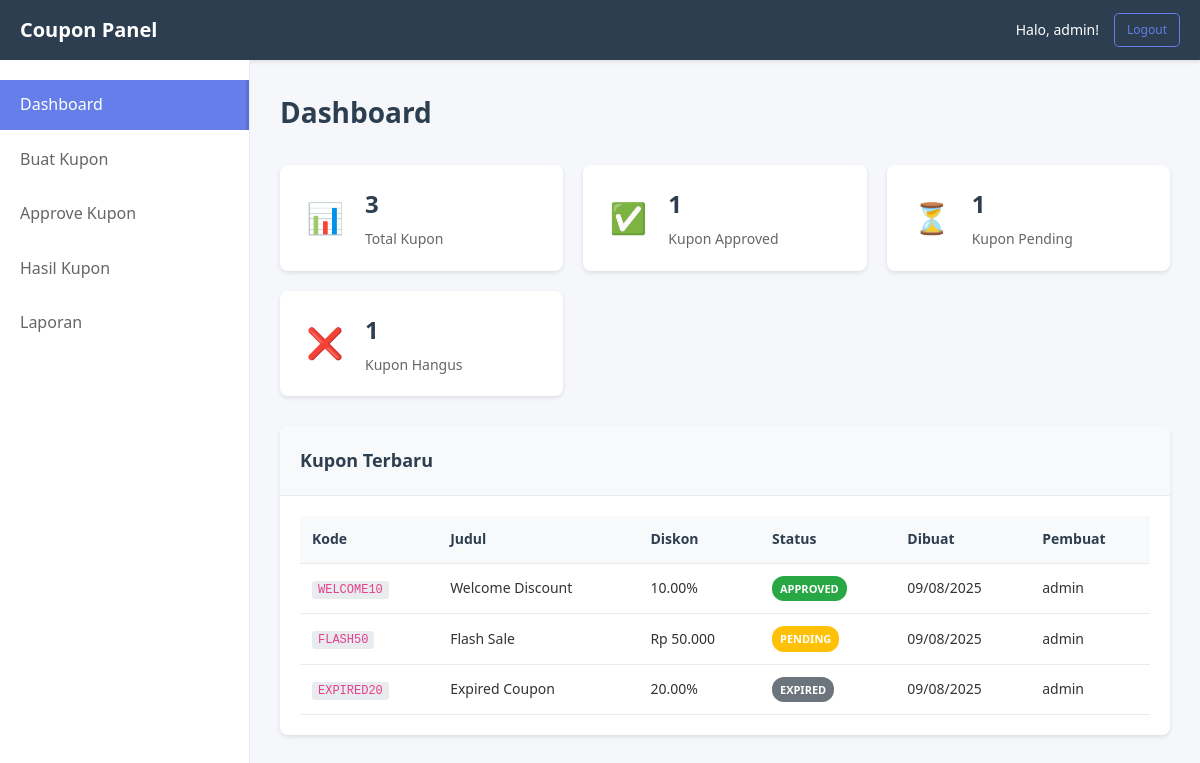
/dashboard.php (signed in), run on the app's committed database.
### tables this page shows
CREATE TABLE users (
    id INT AUTO_INCREMENT PRIMARY KEY,
    username VARCHAR(50) NOT NULL UNIQUE,
    password VARCHAR(255) NOT NULL,
    email VARCHAR(100),
    created_at TIMESTAMP DEFAULT CURRENT_TIMESTAMP
);

CREATE TABLE coupons (
    id INT AUTO_INCREMENT PRIMARY KEY,
    code VARCHAR(50) NOT NULL UNIQUE,
    title VARCHAR(100) NOT NULL,
    description TEXT,
    discount_type ENUM('percentage', 'fixed') NOT NULL,
    discount_value DECIMAL(10,2) NOT NULL,
    min_order DECIMAL(10,2) DEFAULT 0,
    max_usage INT DEFAULT 1,
    current_usage INT DEFAULT 0,
    status ENUM('pending', 'approved', 'rejected', 'expired') DEFAULT 'pending',
    start_date DATE NOT NULL,
    end_date DATE NOT NULL,
    created_by INT NOT NULL,
    created_at TIMESTAMP DEFAULT CURRENT_TIMESTAMP,
    updated_at TIMESTAMP DEFAULT CURRENT_TIMESTAMP ON UPDATE CURRENT_TIMESTAMP,
    approved_by INT NULL,
    approved_at TIMESTAMP NULL,
    FOREIGN KEY (created_by) REFERENCES users(id),
    FOREIGN KEY (approved_by) REFERENCES users(id)
);

### auth.php (called while the page is built, shortened)
<?php
require_once 'db.php';
function getCurrentUser() {
    global $pdo;
    try {
        $stmt = $pdo->prepare("SELECT * FROM users WHERE id = ?");
        $stmt->execute([$_SESSION['user_id']]);
        return $stmt->fetch(PDO::FETCH_ASSOC);
    } catch(PDOException $e) {
        return null;
    }
}
?>

### db.php (called while the page is built, shortened)
<?php
function formatCurrency($amount) {
    return 'Rp ' . number_format($amount, 0, ',', '.');
}
function formatDate($date) {
    return date('d/m/Y', strtotime($date));
}
?>

### dashboard.php (the view, shortened to what this page needs)
<?php
require_once 'auth.php';
try {
    $stmt = $pdo->prepare("SELECT COUNT(*) as total FROM coupons");
    $stmt->execute();
    $totalCoupons = $stmt->fetch()['total'];
    $stmt = $pdo->prepare("SELECT COUNT(*) as total FROM coupons WHERE status = 'approved'");
    $stmt->execute();
    $approvedCoupons = $stmt->fetch()['total'];
    $stmt = $pdo->prepare("SELECT COUNT(*) as total FROM coupons WHERE status = 'pending'");
    $stmt->execute();
    $pendingCoupons = $stmt->fetch()['total'];
    $stmt = $pdo->prepare("SELECT COUNT(*) as total FROM coupons WHERE status = 'expired'");
    $stmt->execute();
    $expiredCoupons = $stmt->fetch()['total'];
    $stmt = $pdo->prepare("
        SELECT c.*, u.username as creator
        FROM coupons c
        JOIN users u ON c.created_by = u.id
        ORDER BY c.created_at DESC
        LIMIT 5
    ");
    $stmt->execute();
    $recentCoupons = $stmt->fetchAll();
} catch(PDOException $e) {
    die("Error: " . $e->getMessage());
}
$user = getCurrentUser();
?>
<!DOCTYPE html>
<html lang="id">
<head>
    <link rel="stylesheet" href="style.css">
</head>
<body>
    <nav class="navbar">
        <div class="nav-brand">
            <h2>Coupon Panel</h2>
        </div>
        <div class="nav-user">
            <span>Halo, <?php echo htmlspecialchars($user['username']); ?>!</span>
            <a href="logout.php" class="btn btn-sm btn-outline">Logout</a>
        </div>
    </nav>
    <div class="container">
        <div class="sidebar">
            <ul class="nav-menu">
                <li><a href="dashboard.php" class="active">Dashboard</a></li>
                <li><a href="create_coupon.php">Buat Kupon</a></li>
                <li><a href="approve_coupon.php">Approve Kupon</a></li>
                <li><a href="result.php">Hasil Kupon</a></li>
                <li><a href="report.php">Laporan</a></li>
            </ul>
        </div>
        <div class="main-content">
            <h1>Dashboard</h1>
            <div class="stats-grid">
                <div class="stat-card">
                    <div class="stat-icon">📊</div>
                    <div class="stat-info">
                        <h3><?php echo $totalCoupons; ?></h3>
                        <p>Total Kupon</p>
                    </div>
                </div>
                <div class="stat-card">
                    <div class="stat-icon">✅</div>
                    <div class="stat-info">
                        <h3><?php echo $approvedCoupons; ?></h3>
                        <p>Kupon Approved</p>
                    </div>
                </div>
                <div class="stat-card">
                    <div class="stat-icon">⏳</div>
                    <div class="stat-info">
                        <h3><?php echo $pendingCoupons; ?></h3>
                        <p>Kupon Pending</p>
                    </div>
                </div>
                <div class="stat-card">
                    <div class="stat-icon">❌</div>
                    <div class="stat-info">
                        <h3><?php echo $expiredCoupons; ?></h3>
                        <p>Kupon Hangus</p>
                    </div>
                </div>
            </div>
            <div class="card">
                <div class="card-header">
                    <h3>Kupon Terbaru</h3>
                </div>
                <div class="card-body">
                    <?php if (empty($recentCoupons)): ?>
                        <p>Belum ada kupon.</p>
                    <?php else: ?>
                        <div class="table-responsive">
                            <table class="table">
                                <thead>
                                    <tr>
                                        <th>Kode</th>
                                        <th>Judul</th>
                                        <th>Diskon</th>
                                        <th>Status</th>
                                        <th>Dibuat</th>
                                        <th>Pembuat</th>
                                    </tr>
                                </thead>
                                <tbody>
                                    <?php foreach ($recentCoupons as $coupon): ?>
                                        <tr>
                                            <td><code><?php echo htmlspecialchars($coupon['code']); ?></code></td>
                                            <td><?php echo htmlspecialchars($coupon['title']); ?></td>
                                            <td>
                                                <?php if ($coupon['discount_type'] == 'percentage'): ?>
                                                    <?php echo $coupon['discount_value']; ?>%
                                                <?php else: ?>
                                                    <?php echo formatCurrency($coupon['discount_value']); ?>
                                                <?php endif; ?>
                                            </td>
                                            <td>
                                                <span class="badge badge-<?php echo $coupon['status']; ?>">
                                                    <?php echo ucfirst($coupon['status']); ?>
                                                </span>
                                            </td>
                                            <td><?php echo formatDate($coupon['created_at']); ?></td>
                                            <td><?php echo htmlspecialchars($coupon['creator']); ?></td>
                                        </tr>
                                    <?php endforeach; ?>
                                </tbody>
                            </table>
                        </div>
                    <?php endif; ?>
                </div>
            </div>
        </div>
    </div>
</body>
</html>

### style.css (style rules this page uses)
* { margin: 0; padding: 0; box-sizing: border-box; }
body { font-family: 'Segoe UI', Tahoma, Geneva, Verdana, sans-serif; background-color: #f5f7fa; color: #333; line-height: 1.6; }
.navbar { background: #2c3e50; color: white; padding: 0 20px; display: flex; justify-content: space-between; align-items: center; height: 60px; box-shadow: 0 2px 4px rgba(0,0,0,0.1); }
.nav-brand h2 { font-size: 20px; font-weight: 600; }
.nav-user { display: flex; align-items: center; gap: 15px; }
.nav-user span { font-size: 14px; }
.container { display: flex; min-height: calc(100vh - 60px); }
.sidebar { width: 250px; background: white; border-right: 1px solid #e9ecef; padding: 20px 0; }
.nav-menu { list-style: none; }
.nav-menu li { margin-bottom: 5px; }
.nav-menu a { display: block; padding: 12px 20px; text-decoration: none; color: #666; font-weight: 500; transition: all 0.3s ease; }
.nav-menu a:hover, .nav-menu a.active { background: #667eea; color: white; border-right: 3px solid #5a6fd8; }
.main-content { flex: 1; padding: 30px; overflow-x: auto; }
.main-content h1 { font-size: 28px; margin-bottom: 30px; color: #2c3e50; }
.card { background: white; border-radius: 8px; box-shadow: 0 2px 4px rgba(0,0,0,0.1); margin-bottom: 30px; overflow: hidden; }
.card-header { background: #f8f9fa; padding: 20px; border-bottom: 1px solid #e9ecef; }
.card-header h3 { font-size: 18px; font-weight: 600; color: #2c3e50; }
.card-body { padding: 20px; }
.stats-grid { display: grid; grid-template-columns: repeat(auto-fit, minmax(250px, 1fr)); gap: 20px; margin-bottom: 30px; }
.stat-card { background: white; padding: 20px; border-radius: 8px; box-shadow: 0 2px 4px rgba(0,0,0,0.1); display: flex; align-items: center; gap: 15px; transition: transform 0.2s ease; }
.stat-icon { font-size: 30px; width: 50px; text-align: center; }
.stat-info h3 { font-size: 24px; font-weight: bold; color: #2c3e50; margin-bottom: 5px; }
.stat-info p { font-size: 14px; color: #666; margin: 0; }
.btn { display: inline-block; padding: 10px 20px; border: none; border-radius: 5px; font-size: 14px; font-weight: 500; text-decoration: none; cursor: pointer; transition: all 0.3s ease; text-align: center; }
.btn-outline { background: transparent; border: 1px solid #667eea; color: #667eea; }
.btn-sm { padding: 6px 12px; font-size: 12px; }
.table-responsive { overflow-x: auto; }
.table { width: 100%; border-collapse: collapse; font-size: 14px; }
.table th, .table td { padding: 12px; text-align: left; border-bottom: 1px solid #e9ecef; }
.table th { background: #f8f9fa; font-weight: 600; color: #2c3e50; }
.table code { background: #e9ecef; padding: 2px 6px; border-radius: 3px; font-size: 12px; color: #e83e8c; }
.badge { display: inline-block; padding: 4px 8px; font-size: 11px; font-weight: 600; color: white; border-radius: 12px; text-transform: uppercase; }
.badge-pending { background: #ffc107; }
.badge-approved { background: #28a745; }
.badge-expired { background: #6c757d; }

### data on the page
users: username "admin"
coupons: code "WELCOME10", title "Welcome Discount", discount_value "10.00", status "APPROVED", created_at "09/08/2025", created_by.username "admin"
coupons: code "FLASH50", title "Flash Sale", discount_value "Rp 50.000", status "PENDING", created_at "09/08/2025", created_by.username "admin"
coupons: code "EXPIRED20", title "Expired Coupon", discount_value "20.00", status "EXPIRED", created_at "09/08/2025", created_by.username "admin"

### other printed values
$totalCoupons "3"
$approvedCoupons "1"
$pendingCoupons "1"
$expiredCoupons "1"
